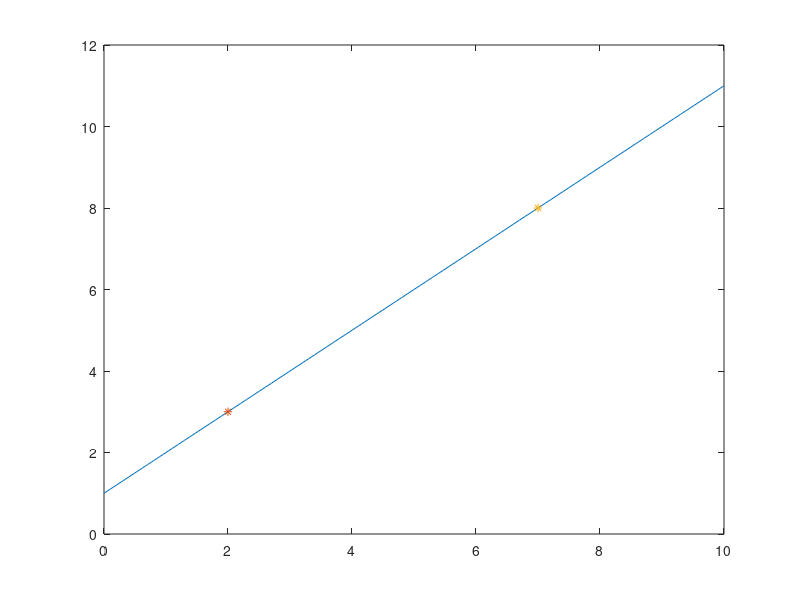

Source code (MATLAB):
p0=[2 3 ];
p1=[7 8];
x=[0:0.1:10];
a=(p0(2)-p1(2))/(p0(1)-p1(1));
b=(p0(2)-a*p0(1));
y=a*x+b;
plot(x,y,p0(1),p0(2),"*",p1(1),p1(2),"*")